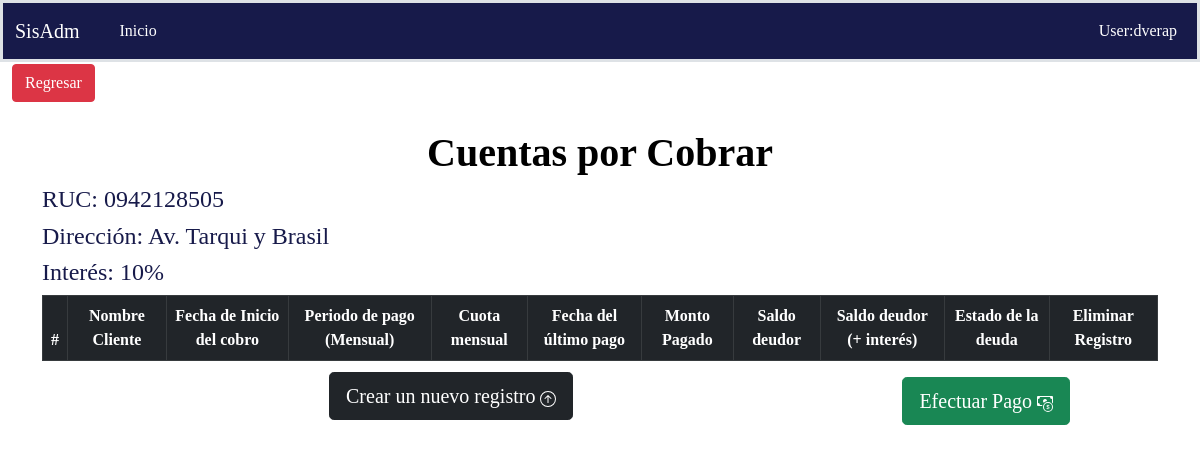
Page /cuenta_cobrar/cobro on the earlier database version.
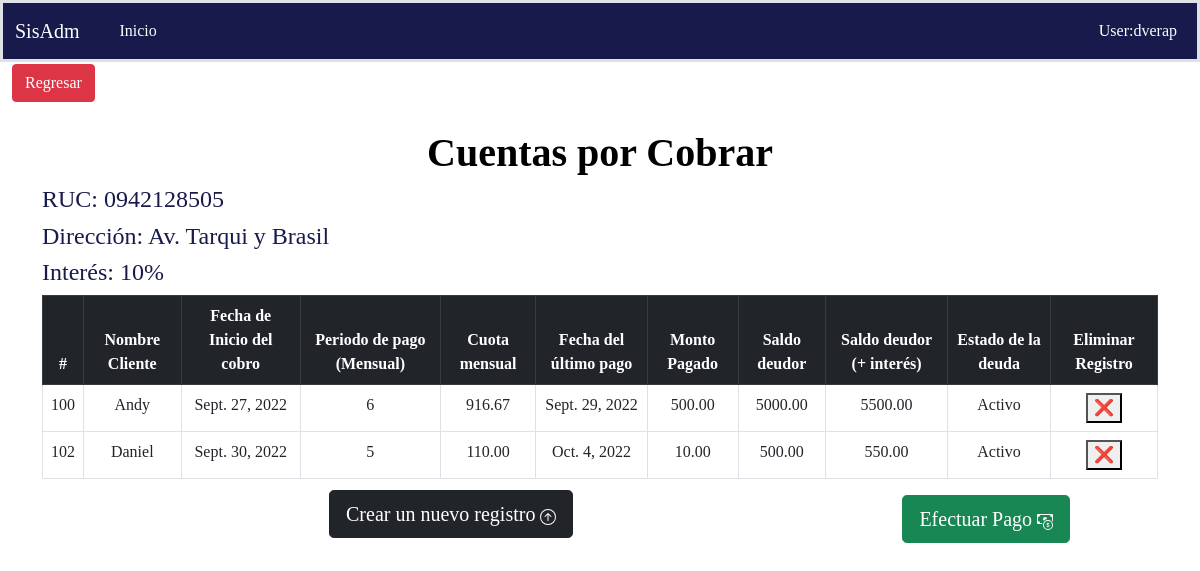
Same page on the later database version.
### Aplicacion/cuenta_cobrar/models.py (models this page shows, shortened)
class Cabecera(models.Model):
    nombre = models.CharField(max_length=200, unique=True)
    deuda = models.DecimalField(default=0.00, max_digits=9, decimal_places=2, verbose_name='Monto a diferir')
    fecha_cobro = models.DateField(blank=False, null=False,default=timezone.now)
    meses_a_diferir = models.IntegerField(blank=False, null=False)
    saldo_interes = models.DecimalField(default=0.00, max_digits=9, decimal_places=2, verbose_name='Deuda (+10% interés)')
    cuota_mensual = models.DecimalField(max_digits=7,decimal_places=2,verbose_name='Cuota Mensual',default=0.00)
    class Meta:
        verbose_name = "Cabecera"
        verbose_name_plural = "Cabeceras"
        ordering = ('nombre',)

class PagoDeuda(models.Model):
    cabecera = models.ForeignKey(Cabecera, on_delete=models.CASCADE, null=True, blank=True,verbose_name='Cliente')
    abono = models.DecimalField(default=0.00, max_digits=9, decimal_places=2, verbose_name='Pago')
    fecha_ab = models.DateField('Fecha de pago',default=timezone.now,null = False,blank = False)
    class Meta:
        pass

### Aplicacion/cuenta_cobrar/views/cuenta/views.py (the view)
# urls.py: path('cobro', DetalleListView.as_view(), name="cobro"),
class DetalleListView(ListView):
    template_name = "main_cobro.html"
    context_object_name = 'cobro'
    model = Cabecera
    def get_context_data(self, **kwargs):
        context = super().get_context_data(**kwargs)
        context['url_anterior'] = '/'
        context['listar_url'] = '/menu'
        context['titulo'] = 'Cuentas por Cobrar'
        context['registro'] = PagoDeuda.objects.filter()
        return context

### Aplicacion/cuenta_cobrar/templates/main_cobro.html (shortened to what this page needs)
{% extends 'base.html' %}
{% load static %}
{% block headcss %}
    <link rel="stylesheet" href="{% static "css/diseño.css" %}">
{% endblock %}
{% block regresar %}
     <a class="btn btn btn-danger" href="{{url_anterior}}">
            Regresar
      </a>
{% endblock %}
{% block main %}
    <div class="container-lg tablaCabecera">
        <h1 class="nom_empr"> <b>{{ titulo }}</b></h1>
         <h4> RUC: 0942128505 </h4>
         <h4> Dirección: Av. Tarqui y Brasil </h4>
         <h4> Interés: 10% </h4>
     </div>
     <div class="container-lg table-responsive ">
         <table class="table table-hover table-bordered " >
           <thead class="table-dark" >
             <tr>
               <th scope="col">#</th>
               <th scope="col" >Nombre Cliente</th>
               <th scope="col">Fecha de Inicio del cobro</th>
               <th scope="col"> Periodo de pago (Mensual)</th>
               <th scope="col">Cuota mensual</th>
               <th scope="col"> Fecha del último pago</th>
               <th scope="col"> Monto Pagado </th>
               <th scope="col">Saldo deudor</th>
                 <th scope="col">Saldo deudor (+ interés)</th>
               <th scope="col"> Estado de la deuda </th>
                 <th scope="col"> Eliminar Registro </th>
             </tr>
           </thead>
           <tbody>
             {% block rows %}
               <tbody>
               {% for object in cobro %}
                    <tr>
                        <td>{{ object.id }}</td>
                        <td>{{ object.nombre }}</td>
                        <td>{{ object.fecha_cobro}}</td>
                        <td>{{ object.meses_a_diferir }}</td>
                        <td>{{ object.cuota_mensual }}</td>
                        <td> {% for regis in registro %}
                            {% if object.id ==  regis.cabecera_id %}
                            {{ regis.fecha_ab }}
                            {% endif %}
                            {% endfor %}</td>
                        <td>{% for regis in registro %}
                             {% if object.id ==  regis.cabecera_id%}
                            {{ regis.abono }}
                             {% endif %}
                            {% endfor %}</td>
                        <td>{{ object.deuda }}</td>
                        <td>{{ object.saldo_interes }}</td>
                        <td>{% if object.deuda != 0 %}
                                  Activo
                              {% elif object.deuda == 0 %}
                                  Inactivo
                              {% endif %}</td>
                        <td>
                            <a href="{% url 'cuenta_cobrar:eliminar' object.id %}"> <button type="button">❌</button> </a>
                        </td>
                    </tr>
               {% endfor %}
                </tbody>
             {% endblock %}
         </table>
     </div>
     <div class=" container-lg row row-cols-2 row-cols-lg-5 g-2 g-lg-3 ">
         <div class="col cent" >
             <a href="{% url 'cuenta_cobrar:crearcuenta' %}"> <button type="button" class="btn btn-dark btn-lg  "> Crear un nuevo registro  </button> </a>
         </div>
        <div>
            <a href="{% url 'cuenta_cobrar:crear' %}"> <button type="button" class="btn btn-success btn-lg "> Efectuar Pago  </button> </a>
        </div>
     </div>
{% endblock %}

### templates/base.html (shortened to what this page needs)
<!DOCTYPE html>
<html lang="es">
<head>
    {% load static %}
    <link href="https://cdn.jsdelivr.net/npm/bootstrap@5.0.2/dist/css/bootstrap.min.css" rel="stylesheet"
>
    <link rel="stylesheet" href="{% static 'css/estilo.css' %}">
    {% block headcss %}
    {% endblock %}
</head>
<body style="background: white">
<header>
    {% block header %}
        {% include 'header.html' %}
    {% endblock %}
</header>
<main style="margin-top: 0.1rem" id="contenedor">
    <div class="container-fluid">
        <div class="row">
            <div class="col-md-12">
                <div class="page-title">
                    <ol class="breadcrumb" style="margin-bottom: 1.2rem">
                        <li class="active text-success h5">
                            {% block regresar %}{% endblock %}
                        </li>
                    </ol>
                </div>
            </div>
        </div>
    </div>
    {% block main %}{% endblock %}
</main>
</body>
</html>

### templates/header.html (shortened to what this page needs)
<nav style="background:#171a4a" class="navbar navbar-expand-md navbar-dark  border-3 border bottom boder-primary">
  <div class="container-fluid">
    <a href="/admin" class="navbar-brand" >SisAdm</a>
    <div id="MenuNavegacion" class="collapse navbar-collapse" >
      <ul class="navbar-nav ms-3">
        <li class="nav-item">
          <a class="nav-link active" aria-current="page" href="/static">Inicio</a>
        </li>
      </ul>
      <ul class="navbar-nav ms-auto">
          <li class="nav-item" ><a class="nav-link active text-nowrap" href="#">User:dverap</a></li>
      </ul>
    </div>
  </div>
</nav>

### static/css/estilo.css (style rules this page uses)
body { background-color:black; background-image: radial-gradient(white, rgba(255,255,255,.2) 2px, transparent 40px), radial-gradient(white, rgba(255,255,255,.15) 1px, transparent 30px), radial-gradient(white, rgba(255,255,255,.1) 2px, transparent 40px), radial-gradient(rgba(255,255,255,.4), rgba(255,255,255,.1) 2px, transparent 30px); background-size: 550px 550px, 350px 350px, 250px 250px, 150px 150px; background-position: 0 0, 40px 60px, 130px 270px, 70px 100px; color: #171a4a; }

### static/css/diseño.css (style rules this page uses)
body { font-family: "Droid Sans Mono Slashed"; }
th, td { text-align: center; }
.cent { width: fit-content; }
.cent { width: fit-content; margin: 1% auto; }
h1 { text-align: center; color: black; }

Differences in the rows shown:
added Cabecera: id "100", nombre "Andy", fecha_cobro "Sept. 27, 2022", meses_a_diferir "6", cuota_mensual "916.67", deuda "5000.00", saldo_interes "5500.00", shows "Activo"
added PagoDeuda: fecha_ab "Sept. 29, 2022", abono "500.00"
added Cabecera: id "102", nombre "Daniel", fecha_cobro "Sept. 30, 2022", meses_a_diferir "5", cuota_mensual "110.00", deuda "500.00", saldo_interes "550.00", shows "Activo"
added PagoDeuda: fecha_ab "Oct. 4, 2022", abono "10.00"
